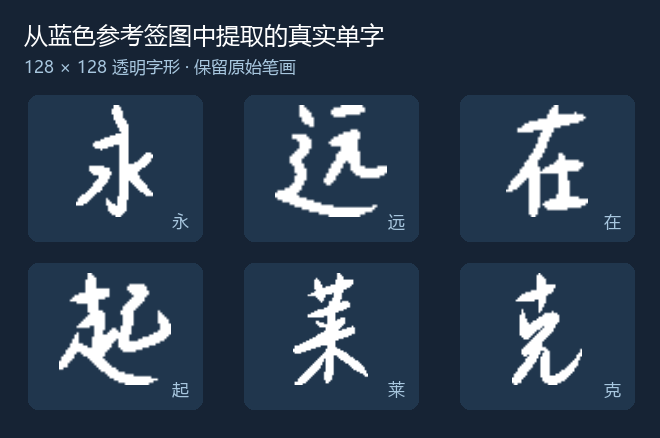
#> input picture assets/examples/extracted-training-glyphs.png, 660 x 438 px
$ python -i normalize.py   (imports and definitions only)
#> lines starting #> are read from the running program, lines starting #| are printed output that depends on the picture
#> further down, picture is the input picture: PIL image 660x438 RGB; mean R, G, B 44.9, 61.2, 79.8
# -*- coding: utf-8 -*-
"""S02 charprep.normalize — 字块 alpha 规范化（E03 冻结单字规格：128×128 / fit 112 / 8px 边距）。

输入：P4 已确认字块（RGB 带 painted 底色，或 RGBA 带真 alpha）。
输出：128×128 RGBA，alpha=字形 coverage（软边缘保留），RGB=(0,0,0) 常量墨色。

显式常量（卡要求：二值化阈值/抗锯齿策略不许隐式）：
- 画布 128；fit 112；边距 8（=128-2*8，与 contracts/style-font-pipeline-v1.json
  /data_contracts/glyph_png "128×128 RGBA；等比缩放至 112×112 + 8px padding" 一致）。
- ALPHA_THRESHOLD=128 仅用于 ink 统计/裁剪判定；输出 alpha 保留灰度软边缘（抗锯齿不二值化，
  BINARIZE_OUTPUT=False）。二值化输出开关存在但默认关，若开则用同一阈值。
- 只缩小不放大（ALLOW_UPSCALE=False）→ normalize(normalize(x))==normalize(x) 幂等，
  重复缩放不变细（第二轮 fit 已满足 → 跳过重采样，像素不变）。

RGB 极性策略：真 alpha 通道存在（min<250）直接采用；否则按边缘中值亮度判底色极性：
浅底(≥BG_LIGHT_THRESHOLD)深字 → alpha=255-L；深底浅字 → alpha=L。同一字形深字浅底与
浅字深底规范化结果逐像素一致（反例测试覆盖）。
"""
from __future__ import annotations

import hashlib
import io
import statistics
from PIL import Image

# ---- E03 冻结单字规格（显式常量，勿隐式散落） ----
CANVAS_SIZE = 128
FIT_SIZE = 112
MARGIN_PX = 8  # (CANVAS_SIZE - FIT_SIZE) // 2

# ---- 二值化 / 抗锯齿策略（显式） ----
ALPHA_THRESHOLD = 128          # ink 判定阈值（0-255）
BINARIZE_OUTPUT = False        # 抗锯齿策略：保留软边缘 alpha；True 时以 ALPHA_THRESHOLD 二值化
RESAMPLE = Image.LANCZOS       # 等比缩放重采样
ALLOW_UPSCALE = False          # 只缩不放（幂等关键）

# ---- RGB 极性 ----
BG_LIGHT_THRESHOLD = 128       # 边缘中值亮度 ≥ 此值 → 浅底深字极性
OPAQUE_MIN = 250               # alpha 通道 min ≥ 此值 → 视为无真透明（走 RGB 极性推断）

INK_RGB = (0, 0, 0)            # 输出 RGBA 的 RGB 常量墨色（黑），alpha 携带 coverage


class NormalizeError(ValueError):
    """规范化拒绝（空字形/不可解码等）。code 用于测试与收据。"""

    def __init__(self, code: str, msg: str):
        super().__init__(f"[{code}] {msg}")
        self.code = code


def sha256_image(img: Image.Image) -> str:
    """确定性 PNG 编码后取 sha256（作为 final_alpha_sha256 口径）。"""
    buf = io.BytesIO()
    img.save(buf, format="PNG")
    return hashlib.sha256(buf.getvalue()).hexdigest()


def sha256_file(path) -> str:
    h = hashlib.sha256()
    with open(path, "rb") as f:
        for chunk in iter(lambda: f.read(1 << 20), b""):
            h.update(chunk)
    return h.hexdigest()


def extract_alpha(img: Image.Image):
    """→ (alpha L 模式图, 极性说明 str)。拒绝全透明/不可解码。"""
    try:
        im = img.convert("RGBA")
    except Exception as e:  # noqa: BLE001
        raise NormalizeError("E_UNDECODABLE", f"image cannot be decoded: {e!r}") from e
    a = im.getchannel("A")
#> a: PIL image 660x438 L; every value is 255
    lo, hi = a.getextrema()
#> lo = 255; hi = 255
    if lo < OPAQUE_MIN:  # 真透明通道存在 → 直接采用（alpha 即 coverage）
        return a, "alpha_channel"
    # 无真透明 → RGB painted 底色，按极性推断
    l_img = im.convert("L")
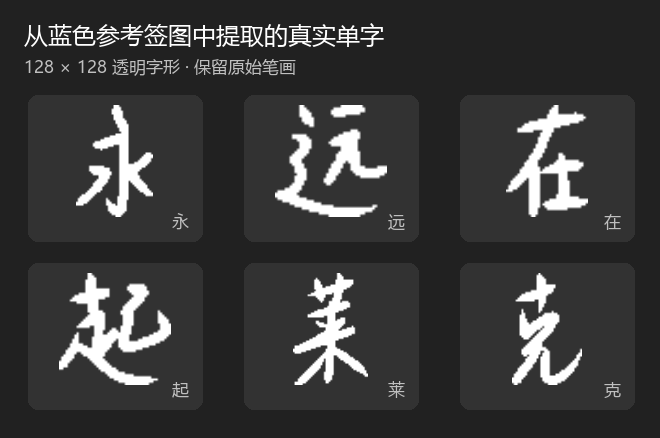
#> l_img: PIL image 660x438 L; min 33, max 255, mean 58.4
    w, h = l_img.size
#> w = 660; h = 438
    border = []
    border.extend(l_img.getpixel((x, 0)) for x in range(w))
    border.extend(l_img.getpixel((x, h - 1)) for x in range(w))
    border.extend(l_img.getpixel((0, y)) for y in range(1, h - 1))
    border.extend(l_img.getpixel((w - 1, y)) for y in range(1, h - 1))
    bg = statistics.median(border)
#> bg = 33
    if bg >= BG_LIGHT_THRESHOLD:  # 浅底深字
        return l_img.point(lambda v: 255 - v), f"rgb_dark_on_light(bg={bg})"
    return l_img, f"rgb_light_on_dark(bg={bg})"  # 深底浅字


def normalize(img: Image.Image) -> Image.Image:
    """字块 → 128×128 RGBA（alpha=字形 coverage，等比 fit 112，居中，边距≥8）。

    幂等：对已规范化输出再次调用，像素逐位不变（不重采样、同位回贴）。
    抛 NormalizeError：E_UNDECODABLE / E_EMPTY_ALPHA（无任何非零 alpha）/ E_FULL_CANVAS
    （ink 铺满画布无留白 → 无法 fit，疑似整白块/涂鸦块）。
    """
    alpha, polarity = extract_alpha(img)
#> polarity = 'rgb_light_on_dark(bg=33.0)'
    if alpha.getextrema()[1] == 0:
        raise NormalizeError("E_EMPTY_ALPHA", "glyph has no ink (fully transparent)")
    if BINARIZE_OUTPUT:
        alpha = alpha.point(lambda v: 255 if v >= ALPHA_THRESHOLD else 0)
    # ink bbox（含软边缘：任何非零 alpha）
    bbox = alpha.point(lambda v: 255 if v > 0 else 0).getbbox()
#> bbox = (0, 0, 660, 438)
    if bbox is None:
        raise NormalizeError("E_EMPTY_ALPHA", "no nonzero alpha after threshold pass")
    glyph = alpha.crop(bbox)
    gw, gh = glyph.size
#> gw = 660; gh = 438
    scale = min(FIT_SIZE / max(gw, gh), 1.0) if not ALLOW_UPSCALE else FIT_SIZE / max(gw, gh)
#> scale = 0.17
    if scale < 1.0:
        glyph = glyph.resize((max(1, round(gw * scale)), max(1, round(gh * scale))), RESAMPLE)
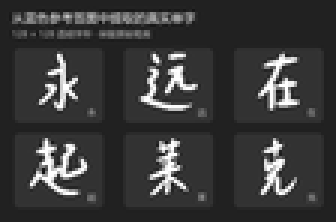
#> glyph: PIL image 112x74 L (shown 3 times larger); min 16, max 255, mean 58
    gw, gh = glyph.size
#> gw = 112; gh = 74
    if gw > FIT_SIZE or gh > FIT_SIZE:
        raise NormalizeError("E_FIT_FAILED", f"glyph {gw}x{gh} exceeds fit {FIT_SIZE}")
    if gw >= CANVAS_SIZE or gh >= CANVAS_SIZE:
        raise NormalizeError("E_FULL_CANVAS", "ink spans full canvas; no margin possible")
    canvas = Image.new("L", (CANVAS_SIZE, CANVAS_SIZE), 0)
#> canvas: PIL image 128x128 L; every value is 0
    canvas.paste(glyph, ((CANVAS_SIZE - gw) // 2, (CANVAS_SIZE - gh) // 2))
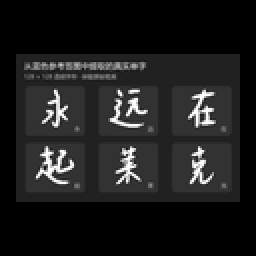
#> canvas: PIL image 128x128 L (shown 2 times larger); min 0, max 255, mean 29.3
    out = Image.merge("RGBA", (
        Image.new("L", canvas.size, INK_RGB[0]),
        Image.new("L", canvas.size, INK_RGB[1]),
        Image.new("L", canvas.size, INK_RGB[2]),
        canvas,
    ))
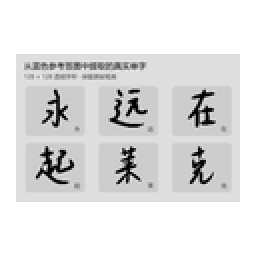
#> out: PIL image 128x128 RGBA (shown 2 times larger); mean R, G, B, A 0, 0, 0, 29.3; transparent parts drawn white
    out.info["charprep_polarity"] = polarity  # 便于 inspect；不参与像素/哈希
    return out


def ink_stats(img: Image.Image) -> dict:
    """规范化输出的 ink 统计（按 ALPHA_THRESHOLD）。"""
    a = img.convert("RGBA").getchannel("A")
    px = list(a.getdata())
    total = len(px)
    ink = sum(1 for v in px if v >= ALPHA_THRESHOLD)
    return {"total_px": total, "ink_px": ink,
            "ink_ratio": round(ink / total, 4) if total else 0.0,
            "alpha_nonzero_px": sum(1 for v in px if v > 0)}

>>> from PIL import Image
>>> picture = Image.open('../../../assets/examples/extracted-training-glyphs.png')
>>> result = normalize(picture)
